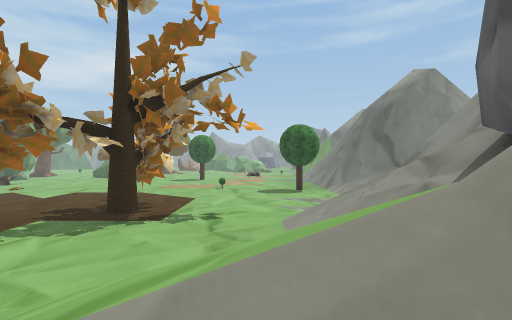
View 1 (above)

21 first-person views from a walk through a scene from a Unity 3-D project. The camera is 1.5 m above the floor, looks level and sees 80° across. The floor is counted in squares, 2 m on a side. Each view is taken from the middle of a square. On the plan, view 1 faces up. The plan holds only what a view shows up to about 10 squares ahead; the rest is blank. The place goes on beyond the plan. Some trees and plants on the terrain are drawn as simple stand-ins. The player is left out. Some surface patterns are stand-ins.

View 2
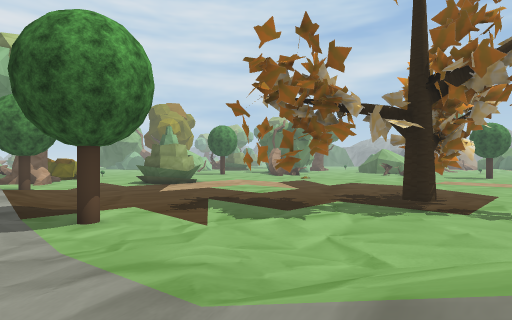

View 3
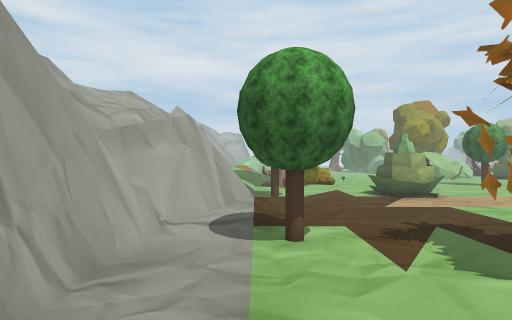

View 4
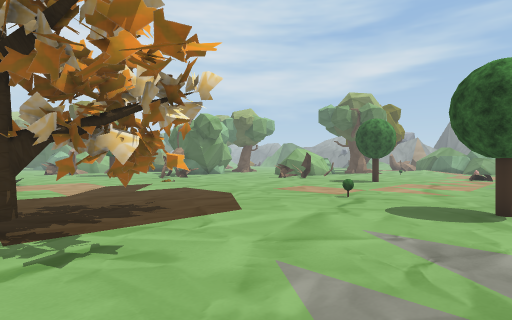

View 5
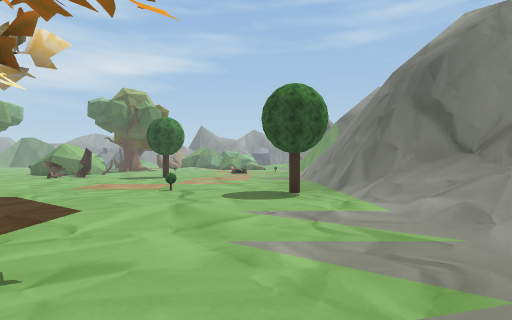

View 6
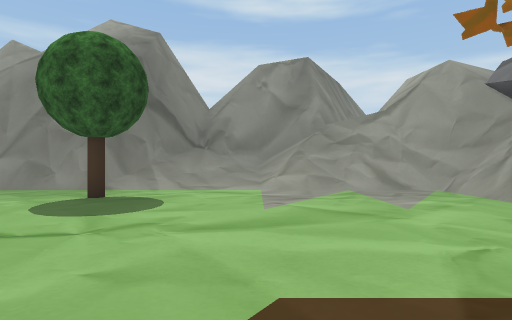

View 7
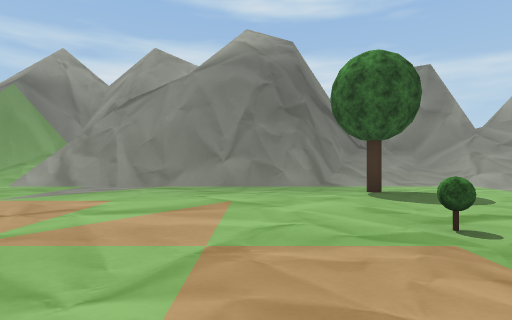

View 8
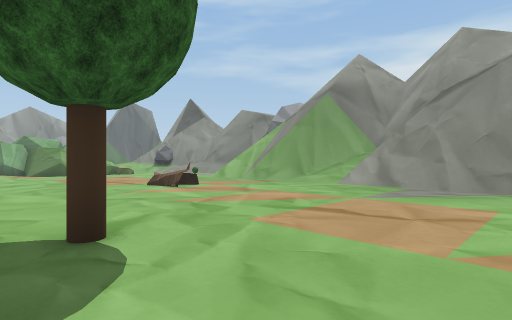

View 9
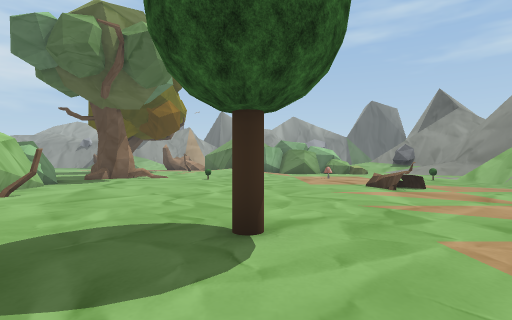

View 10
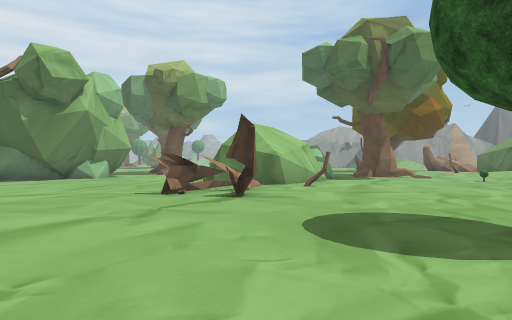

View 11
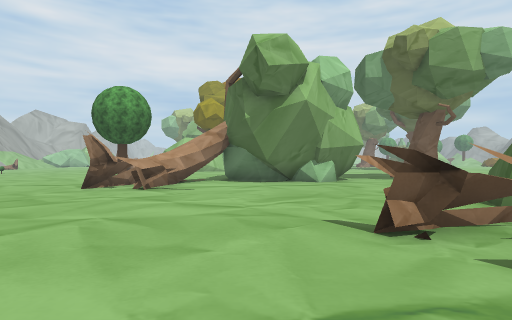

View 12
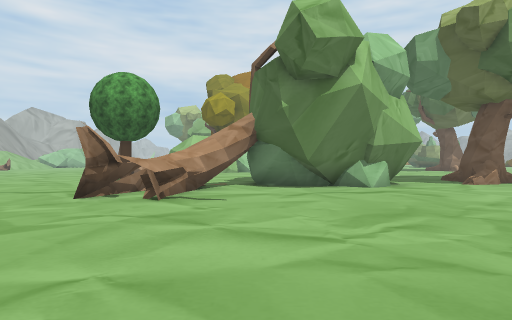

View 13
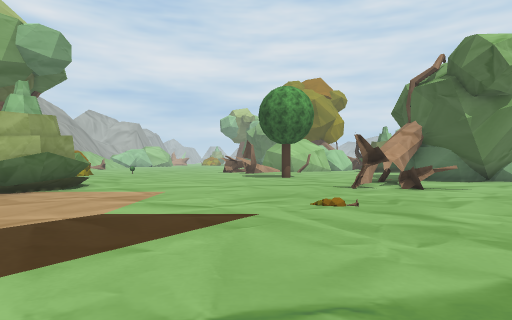

View 14
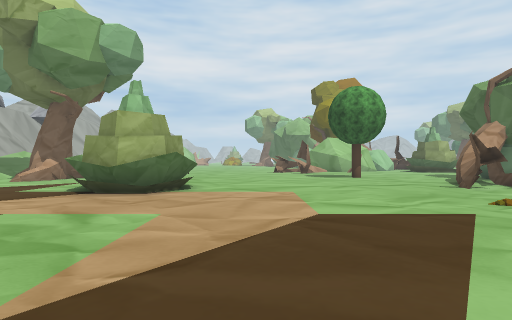

View 15
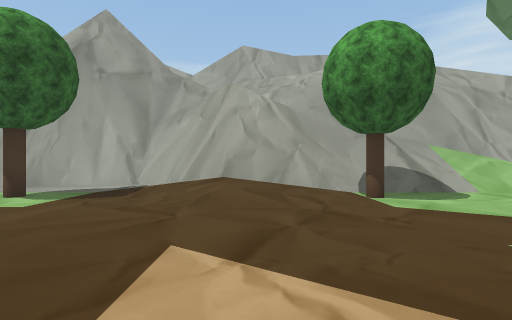

View 16
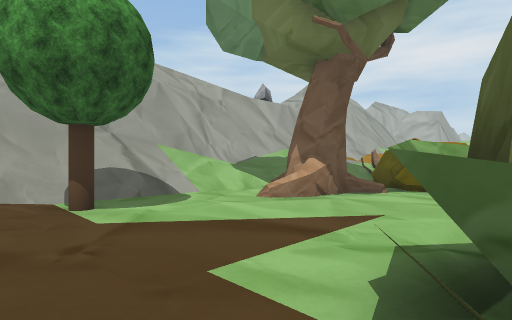

View 17
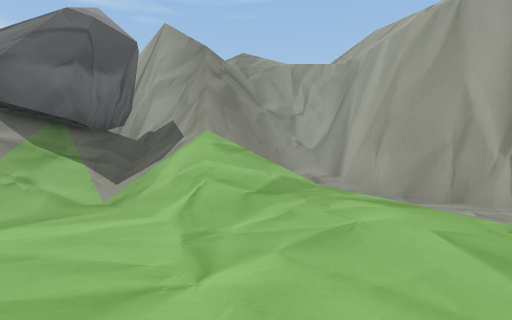

View 18
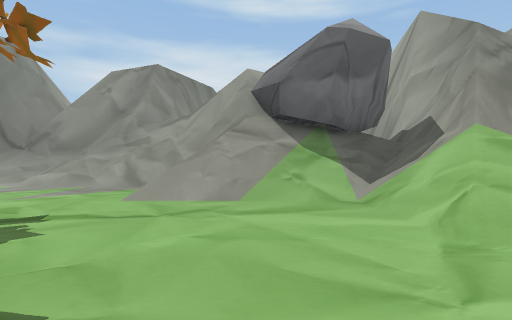

View 19
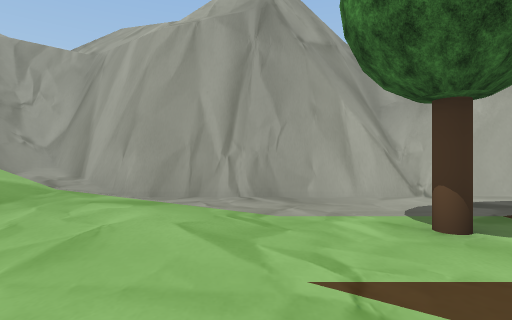

View 20
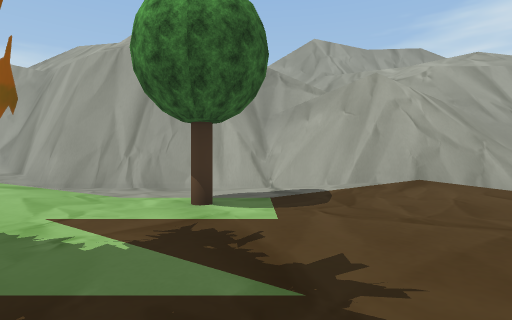

View 21
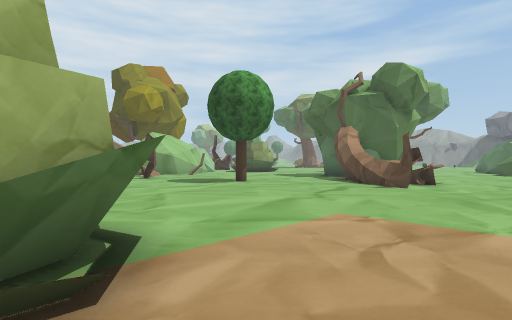

### Floor plan
Key: @ floor where view 1 was taken; # wall or solid block; . floor; / step, stairs or slope; v drop or lower ground; T tree; R rock; S stump; O other object.
Columns run from 19 left of view 1 to 6 right of it. Each row starts with its distance up from view 1.
 30         T..........  ..
 29         T..........S...
 28 T.       T.........S...
 27 T..      T............
 26 ....    #TT............//
 25 .....  T//.............//
 24 TT.......//............#
 23  T.......TT....T.......##
 22  TT......T.............###
 21  T.....................###
 20 #T.....................#
 19 .TT.T......... ........#
 18   TTT.....    .........#
 17   .TT.....     ........#
 16  .......... .....T.....###
 15 .....................T.//#
 14 .......................///
 13 ............  .........///
 12 ............ ..........///
 11 .......................///
 10  ...............T......///
  9   .OOO..........T......///
  8    O.O.................///
  7    O#O..........T...///###
  6 .............T......///###
  5 .............T......////R#
  4 ....................//RRR
  3 TT....///.....////////R
  2 T....T////..T./////////R
  1 //////##///...//////#####
  0 //////v###/....////@##
 -1 ////////v##......// #
 -2 ###//#  /v########//#
 -3   ##### ///##    ####
 -4         ####

Where each view was taken, in squares from view 1:
view 1: 0 up, 0 right, facing up
view 2: 0 up, 1 left, facing up-left
view 3: 1 up, 1 left, facing left
view 4: 7 up, 3 right, facing up-left
view 5: 6 up, 1 right, facing up
view 6: 12 up, 4 left, facing right
view 7: 18 up, 5 left, facing right
view 8: 20 up, 5 left, facing up-right
view 9: 20 up, 4 left, facing up
view 10: 19 up, 4 left, facing up-left
view 11: 21 up, 7 left, facing left
view 12: 20 up, 9 left, facing left
view 13: 14 up, 7 left, facing left
view 14: 11 up, 7 left, facing left
view 15: 8 up, 12 left, facing down
view 16: 7 up, 13 left, facing down-left
view 17: 5 up, 5 left, facing down-right
view 18: 5 up, 5 left, facing right
view 19: 5 up, 5 left, facing down
view 20: 7 up, 8 left, facing down
view 21: 8 up, 12 left, facing up-left
